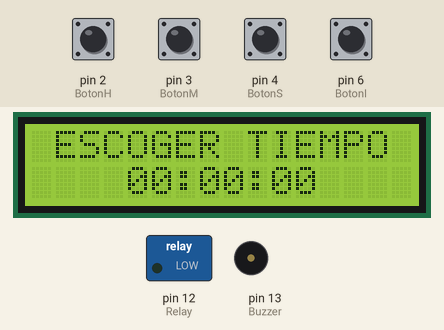
Simulated run of this sketch. Board: Arduino Uno, built with avr-gcc and run on an emulated ATmega328P. Parts: 16×2 character LCD, switched loads named in the sketch (green lamp = pin HIGH), buzzer (waves = sounding, pin HIGH). The inputs (shaded band) are chosen by the test bench; at power-on: pin 2 (BotonH), pin 3 (BotonM), pin 4 (BotonS), pin 6 (BotonI) HIGH.

Above: at 4.3 s.
4.4 s: pin 6 (BotonI) pulled LOW for 0.15 s
6.1 s: pin 2 (BotonH) pulled LOW for 1 s
At 7.6 s:
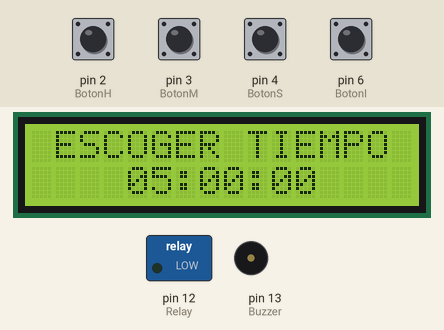
8.6 s: pin 6 (BotonI) pulled LOW for 1 s
At 9.1 s:
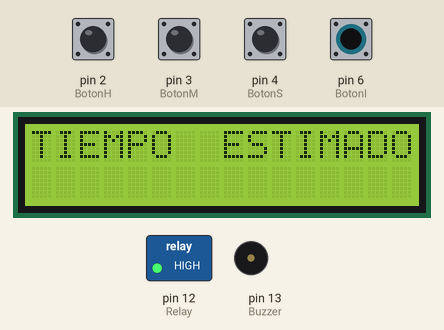
Timing chart, 0 to 11.6 s (numbered marks = the images above; inputs shaded):
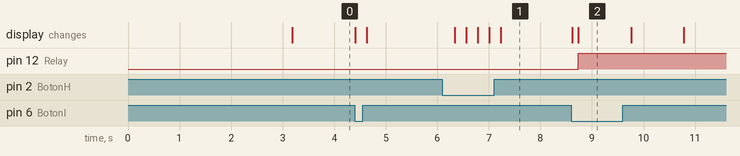

The sketch:

Temporizador_V1.0.ino
```cpp
/*Temporizador V1.0 M&V Technologie

//-----------Pines-----------//
LCD 16X2 "I2C"
A4 = SDA
A5 = SCL
2 o D2 = Hora
3 o D3 = Minutos
4 o D4 = Segundos
6 O D6 = Inicio o Start

*/

//-------Incluimos Librerías-------//
#include <Wire.h>
#include <LiquidCrystal_I2C.h>  //https://github.com/fdebrabander/Arduino-LiquidCrystal-I2C-library.git

LiquidCrystal_I2C lcd(0x27,16,2); //Seleccionamos el tipo de LCD a utilizar
//Si no te funciona "0x27" intenta con "0x3F" o "0x20"
//-------Definimos los pines a utilizar-------//

#define Buzzer 13
#define Relay 12
#define BotonI 6
#define BotonS 4
#define BotonM 3
#define BotonH 2

//-------Definimos Variables-------//

int Horas = 0;
int Minutos = 0;
int Segundos = 0;
int SegundosFINAL = 0;
int ValorH = 0; //Declaramos una variable en la cual guardaremos los valores leidos del pulsador
int ValorM = 0; //Declaramos una variable en la cual guardaremos los valores leidos del pulsador
int ValorS = 0; //Declaramos una variable en la cual guardaremos los valores leidos del pulsador


void setup(){ // aquí ponemos los comandos de la subrutina

pinMode(BotonH,INPUT_PULLUP); //Declaramos como entrada y activamos una resistencia interna
pinMode(BotonM,INPUT_PULLUP); //Declaramos como entrada y activamos una resistencia interna
pinMode(BotonS,INPUT_PULLUP); //Declaramos como entrada y activamos una resistencia interna
pinMode(BotonI,INPUT_PULLUP); //Declaramos como entrada y activamos una resistencia interna
pinMode(Buzzer,OUTPUT); //Declaramos como salida
pinMode(Relay ,OUTPUT); //Declaramos como salida

lcd.begin(16,2);//Iniciamos comunicación con el I2C
lcd.init(); //Inicializa el modulo adaptador LCD a I2C, esta función internamente configura e inicializa el I2C y el LCD.
lcd.backlight(); //Enciende la Luz del Fondo del LCD
lcd.clear(); //Borra la pantalla LCD y posiciona el cursor en la esquina superior izquierda (posición (0,0))

lcd.setCursor(0,0); //Posiciona el cursor al principio de la primera fila (posición (0,0))
lcd.print("  TEMPORIZADOR");  //Imprimimos en el LCD
lcd.setCursor(0,1); //Posiciona el cursor al principio de la segunda fila (posición (0,0))
lcd.print("M&V TECHNOLOGIE"); //Imprimimos en el LCD
delay(3000); //Espera de 3 Segundos "s"
lcd.clear(); //Borra la pantalla LCD y posiciona el cursor en la esquina superior izquierda (posición (0,0))
}


void loop(){//Bucle Infinito

while(digitalRead(BotonI)== HIGH){ //Mientras el botón este en 1 "Alto o HIGH"
                                   //Se ejecutara todo lo que se encuentre en el bucle While

ValorH  = digitalRead(BotonH); //Almacenamos los valores leidos del Pulsador
ValorM  = digitalRead(BotonM); //Almacenamos los valores leidos del Pulsador
ValorS  = digitalRead(BotonS); //Almacenamos los valores leidos del Pulsador

if(ValorH == LOW){ //Mientras el botón este en 0 "Bajo o LOW"
Horas = Horas +1;  //Horas aumentará un numero 01
if(Horas == 24)    //y si llega a 24
Horas=0;           //volvera a 0
delay(200);        //Espera de 0.2 Segundos "s" = 200 Milisegundos "ms"
}
if(ValorM == LOW){    //Mientras el botón este en 0 "Bajo o LOW"
Minutos = Minutos +1; //Minutos aumentará un numero 01
if(Minutos == 60)     //y si llega a 60
Minutos=0;            //volvera a 0
delay(200);           //Espera de 0.2 Segundos "s" = 200 Milisegundos "ms"
}
if(ValorS == LOW){      //Mientras el botón este en 0 "Bajo o LOW"
Segundos = Segundos +1;//Segundos aumentará un numero 01
if(Segundos == 60)      //y si llega a 60
Segundos=0;             //volvera a 0
delay(200);             //Espera de 0.2 Segundos "s" = 200 Milisegundos "ms"
}

lcd.setCursor(0,0);  //Posiciona el cursor al principio de la primera fila (posición (0,0))
lcd.print(" ESCOGER TIEMPO "); //Imprimimos en el LCD
lcd.setCursor(4,1); //Posiciona el cursor en la cuarta columna de la segunda fila (posición (4,1))

if (Horas<10)     //Si Hora es menor a 10
lcd.print("0");   //Imprimimos en el LCD
lcd.print(Horas); //Imprimimos la Variable Hora
lcd.print(":");   //Imprimimos en el LCD
                  //Quedaria = 00:
if (Minutos<10)      //Si Minutos es menor a 10
lcd.print("0");      //Imprimimos en el LCD
lcd.print(Minutos);  //Imprimimos la Variable Minutos
lcd.print(":");      //Imprimimos en el LCD
                  //Quedaria = 00:00
if (Segundos<10)     //Si Minutos es menor a 10
lcd.print("0");      //Imprimimos en el LCD
lcd.print(Segundos); //Imprimimos la Variable Segundos
}                 //Quedaria = 00:00:00

lcd.clear(); //Borra la pantalla LCD y posiciona el cursor en la esquina superior izquierda (posición (0,0))
delay(100);  //Espera de 0.1 Segundos "s" = 100 Milisegundos "ms"
SegundosFINAL = Segundos +(Minutos*60)+ (Horas*60*60);


while(SegundosFINAL>0){ //Si "SegundosFINAL" es mayor a 0
                        //Se ejecutara todo lo que se encuentre en el bucle While
SegundosFINAL--;  //Se quitaran segundos
Horas = (SegundosFINAL / 3600); // "Horas" es igual a "SegundosFINAL" dividido para 3600
Minutos = (SegundosFINAL /60) % 60; // "Minutos" es igual a "SegundosFINAL" dividido para 60 por el % de 60
Segundos = SegundosFINAL % 60; //"Segundos" es igual a "SegundosFINAL" %60

lcd.setCursor(0,0);             //Posiciona el cursor al principio de la primera fila (posición (0,0))
lcd.print("TIEMPO  ESTIMADO"); //Imprimimos en el LCD
digitalWrite(Relay,HIGH);       //Enciende Relay
delay(1000);                    //Espera de 1 Segundos "s"
lcd.setCursor(4,1); //Posiciona el cursor en la cuarta columna de la segunda fila (posición (4,1))

if (Horas<10)     //Si Hora es menor a 10
lcd.print("0");   //Imprimimos en el LCD
lcd.print(Horas); //Imprimimos la Variable Hora
lcd.print(":");   //Imprimimos en el LCD
                  //Quedaria = 00:
if (Minutos<10)      //Si Minutos es menor a 10
lcd.print("0");      //Imprimimos en el LCD
lcd.print(Minutos);  //Imprimimos la Variable Minutos
lcd.print(":");      //Imprimimos en el LCD
                  //Quedaria = 00:00
if (Segundos<10)     //Si Minutos es menor a 10
lcd.print("0");      //Imprimimos en el LCD
lcd.print(Segundos); //Imprimimos la Variable Segundos
                  //Quedaria = 00:00:00

if (SegundosFINAL == 0){ //Si "SegundosFINAL" llega a 0 entonces se
lcd.clear(); //Borra la pantalla LCD y posiciona el cursor en la esquina superior izquierda (posición (0,0))
lcd.setCursor(3,0);  //Posiciona el cursor en la quinta columna de la primera fila (posición (5,0))
lcd.print(" SU TIEMPO"); //Imprimimos en el LCD
lcd.setCursor(1,1);  //Posiciona el cursor en la tercera columna de la primera fila (posición (3,1))
lcd.print(" A FINALIZADO"); //Imprimimos en el LCD
digitalWrite(Relay,LOW);   //Apaga Relay
digitalWrite(Buzzer,HIGH); //Enciende Buzzer
delay(2000); //Espera de 2 Segundos "s"
digitalWrite(Buzzer,LOW); //Apaga Buzzer
lcd.clear(); //Borra la pantalla LCD y posiciona el cursor en la esquina superior izquierda (posición (0,0))
delay(200); //Espera de 0.2 Segundos "s" = 200 Milisegundos "ms"
}
}
}
```

Measured:
- after the input at 6.1 s, the display: first changes after 0.24 s (image 1 shows a later state)
- after the input at 8.6 s, pin 12 (Relay): LOW → HIGH after 0.14 s; the display: first changes at once (image 2 shows a later state)
